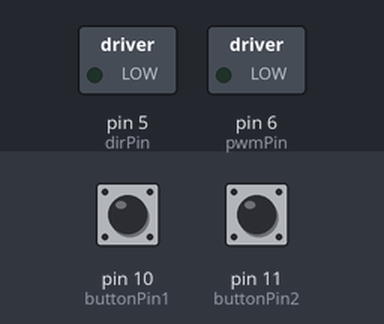
A sketch run on a simulated Arduino Uno, built with avr-gcc and run on an emulated ATmega328P. On the bench: switched loads named in the sketch (green lamp = pin HIGH). Inputs (shaded band) come from the test bench; at power-on: pin 10 (buttonPin1) LOW, pin 11 (buttonPin2) LOW.

Above: at 1.2 s.
1.3 s: pin 10 (buttonPin1) pulled HIGH for 0.15 s
At 1.8 s:
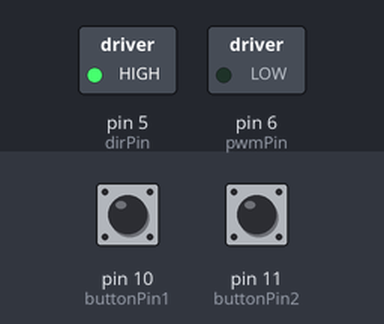
2.9 s: pin 11 (buttonPin2) pulled HIGH for 0.15 s
At 2.97 s:
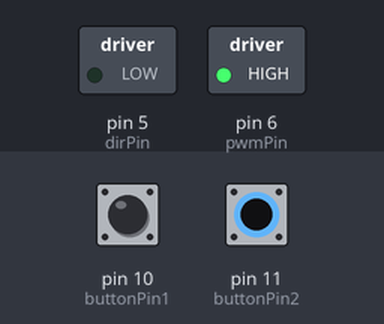
4.5 s: pin 11 (buttonPin2) pulled HIGH for 3.2 s
At 8.3 s:
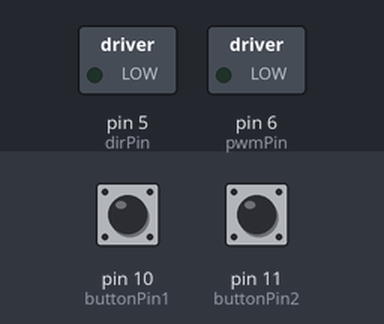
9.2 s: pin 10 (buttonPin1) pulled HIGH for 1 s
At 9.5 s:
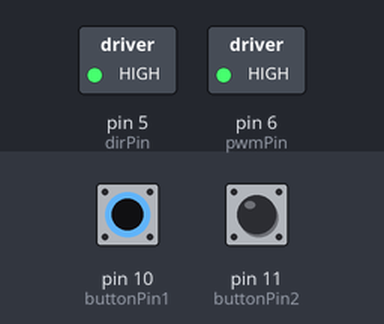
Timing chart, 0 to 12.2 s (numbered marks = the images above; inputs shaded):
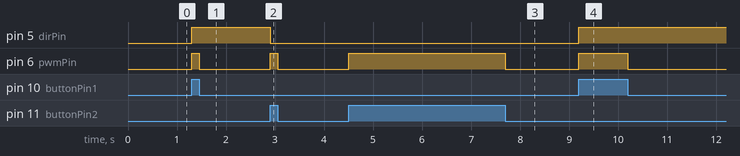

The sketch:

Linear_Actuator_Pushbutton.ino
```cpp
// constants won't change. They're used here to set pin numbers:
const int buttonPin1 = 10;  // the number of the pushbutton pin
const int buttonPin2 = 11;
const int pwmPin = 6;       // the number of the PWM pin
const int dirPin = 5;       // the number of the direction pin

// variables will change:
int buttonState1 = 0;  // variable for reading the pushbutton status
int buttonState2 = 0;

void setup() {
  // initialize the motor control pins as outputs:
  pinMode(pwmPin, OUTPUT);
  pinMode(dirPin, OUTPUT);
  // initialize the pushbutton pins as inputs:
  pinMode(buttonPin1, INPUT);
  pinMode(buttonPin2, INPUT);
}

void loop() {
  // read the state of the pushbutton values:
  buttonState1 = digitalRead(buttonPin1);
  buttonState2 = digitalRead(buttonPin2);

  if (buttonState1 == HIGH) {
    // set motor direction to clockwise
    digitalWrite(dirPin, HIGH);
    // set motor speed (can be any value between 0-255)
    analogWrite(pwmPin, 255);  // speed
  } else if (buttonState2 == HIGH) {
    // set motor direction to counterclockwise
    digitalWrite(dirPin, LOW);
    // set motor speed (can be any value between 0-255)
    analogWrite(pwmPin, 255);  // speed
  } else {
    // if neither button is pressed, stop the motor
    analogWrite(pwmPin, 0);
  }
}
```

Measured:
- after the input at 1.3 s, pin 5 (dirPin): LOW → HIGH at once; pin 6 (pwmPin): LOW → HIGH at once, → LOW 0.15 s later
- after the input at 2.9 s, pin 5 (dirPin): HIGH → LOW at once; pin 6 (pwmPin): LOW → HIGH at once, → LOW 0.15 s later
- after the input at 4.5 s, pin 6 (pwmPin): LOW → HIGH at once, → LOW 3.2 s later
- after the input at 9.2 s, pin 5 (dirPin): LOW → HIGH at once; pin 6 (pwmPin): LOW → HIGH at once, → LOW 1.0 s later
